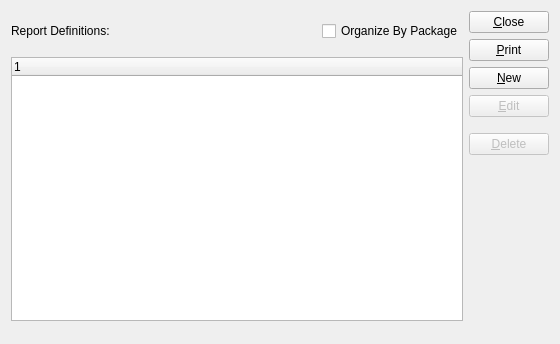
<?xml version="1.0" encoding="UTF-8"?>
<ui version="4.0">
 <comment>This file is part of the xTuple ERP: PostBooks Edition, a free and
open source Enterprise Resource Planning software suite,
Copyright (c) 1999-2019 by OpenMFG LLC, d/b/a xTuple.
It is licensed to you under the Common Public Attribution License
version 1.0, the full text of which (including xTuple-specific Exhibits)
is available at www.xtuple.com/CPAL.  By using this software, you agree
to be bound by its terms.</comment>
 <class>reports</class>
 <widget class="QWidget" name="reports">
  <property name="geometry">
   <rect>
    <x>0</x>
    <y>0</y>
    <width>560</width>
    <height>344</height>
   </rect>
  </property>
  <property name="windowTitle">
   <string>List Report Definitions</string>
  </property>
  <layout class="QHBoxLayout">
   <item>
    <layout class="QVBoxLayout">
     <property name="bottomMargin">
      <number>12</number>
     </property>
     <item>
      <layout class="QHBoxLayout" name="horizontalLayout">
       <property name="topMargin">
        <number>10</number>
       </property>
       <property name="bottomMargin">
        <number>10</number>
       </property>
       <item>
        <widget class="QLabel" name="_reportsLit">
         <property name="sizePolicy">
          <sizepolicy hsizetype="Expanding" vsizetype="Fixed">
           <horstretch>0</horstretch>
           <verstretch>0</verstretch>
          </sizepolicy>
         </property>
         <property name="minimumSize">
          <size>
           <width>0</width>
           <height>20</height>
          </size>
         </property>
         <property name="text">
          <string>Report Definitions:</string>
         </property>
        </widget>
       </item>
       <item>
        <spacer name="horizontalSpacer">
         <property name="orientation">
          <enum>Qt::Horizontal</enum>
         </property>
         <property name="sizeHint" stdset="0">
          <size>
           <width>40</width>
           <height>20</height>
          </size>
         </property>
        </spacer>
       </item>
       <item>
        <widget class="XCheckBox" name="_byPackage">
         <property name="text">
          <string>Organize By Package</string>
         </property>
        </widget>
       </item>
      </layout>
     </item>
     <item>
      <widget class="XTreeWidget" name="_report">
       <property name="sizePolicy">
        <sizepolicy hsizetype="Expanding" vsizetype="Expanding">
         <horstretch>0</horstretch>
         <verstretch>0</verstretch>
        </sizepolicy>
       </property>
      </widget>
     </item>
    </layout>
   </item>
   <item>
    <layout class="QVBoxLayout">
     <item>
      <widget class="QPushButton" name="_close">
       <property name="text">
        <string>&amp;Close</string>
       </property>
      </widget>
     </item>
     <item>
      <widget class="QPushButton" name="_print">
       <property name="text">
        <string>&amp;Print</string>
       </property>
      </widget>
     </item>
     <item>
      <widget class="QPushButton" name="_new">
       <property name="text">
        <string>&amp;New</string>
       </property>
      </widget>
     </item>
     <item>
      <widget class="QPushButton" name="_edit">
       <property name="enabled">
        <bool>false</bool>
       </property>
       <property name="text">
        <string>&amp;Edit</string>
       </property>
      </widget>
     </item>
     <item>
      <spacer name="verticalSpacer">
       <property name="orientation">
        <enum>Qt::Vertical</enum>
       </property>
       <property name="sizeType">
        <enum>QSizePolicy::Fixed</enum>
       </property>
       <property name="sizeHint" stdset="0">
        <size>
         <width>20</width>
         <height>10</height>
        </size>
       </property>
      </spacer>
     </item>
     <item>
      <widget class="QPushButton" name="_delete">
       <property name="enabled">
        <bool>false</bool>
       </property>
       <property name="text">
        <string>&amp;Delete</string>
       </property>
      </widget>
     </item>
     <item>
      <spacer name="Spacer6">
       <property name="orientation">
        <enum>Qt::Vertical</enum>
       </property>
       <property name="sizeType">
        <enum>QSizePolicy::Expanding</enum>
       </property>
       <property name="sizeHint" stdset="0">
        <size>
         <width>20</width>
         <height>185</height>
        </size>
       </property>
      </spacer>
     </item>
    </layout>
   </item>
  </layout>
 </widget>
 <layoutdefault spacing="6" margin="11"/>
 <customwidgets>
  <customwidget>
   <class>XCheckBox</class>
   <extends>QCheckBox</extends>
   <header>xcheckbox.h</header>
  </customwidget>
  <customwidget>
   <class>XTreeWidget</class>
   <extends>QTreeWidget</extends>
   <header>xtreewidget.h</header>
   <container>1</container>
  </customwidget>
 </customwidgets>
 <tabstops>
  <tabstop>_report</tabstop>
 </tabstops>
 <resources/>
 <connections>
  <connection>
   <sender>_close</sender>
   <signal>clicked()</signal>
   <receiver>reports</receiver>
   <slot>close()</slot>
   <hints>
    <hint type="sourcelabel">
     <x>20</x>
     <y>20</y>
    </hint>
    <hint type="destinationlabel">
     <x>20</x>
     <y>20</y>
    </hint>
   </hints>
  </connection>
  <connection>
   <sender>_report</sender>
   <signal>valid(bool)</signal>
   <receiver>_edit</receiver>
   <slot>setEnabled(bool)</slot>
   <hints>
    <hint type="sourcelabel">
     <x>20</x>
     <y>20</y>
    </hint>
    <hint type="destinationlabel">
     <x>20</x>
     <y>20</y>
    </hint>
   </hints>
  </connection>
  <connection>
   <sender>_report</sender>
   <signal>valid(bool)</signal>
   <receiver>_delete</receiver>
   <slot>setEnabled(bool)</slot>
   <hints>
    <hint type="sourcelabel">
     <x>20</x>
     <y>20</y>
    </hint>
    <hint type="destinationlabel">
     <x>20</x>
     <y>20</y>
    </hint>
   </hints>
  </connection>
  <connection>
   <sender>_report</sender>
   <signal>itemSelected(int)</signal>
   <receiver>_edit</receiver>
   <slot>animateClick()</slot>
   <hints>
    <hint type="sourcelabel">
     <x>20</x>
     <y>20</y>
    </hint>
    <hint type="destinationlabel">
     <x>20</x>
     <y>20</y>
    </hint>
   </hints>
  </connection>
 </connections>
</ui>
